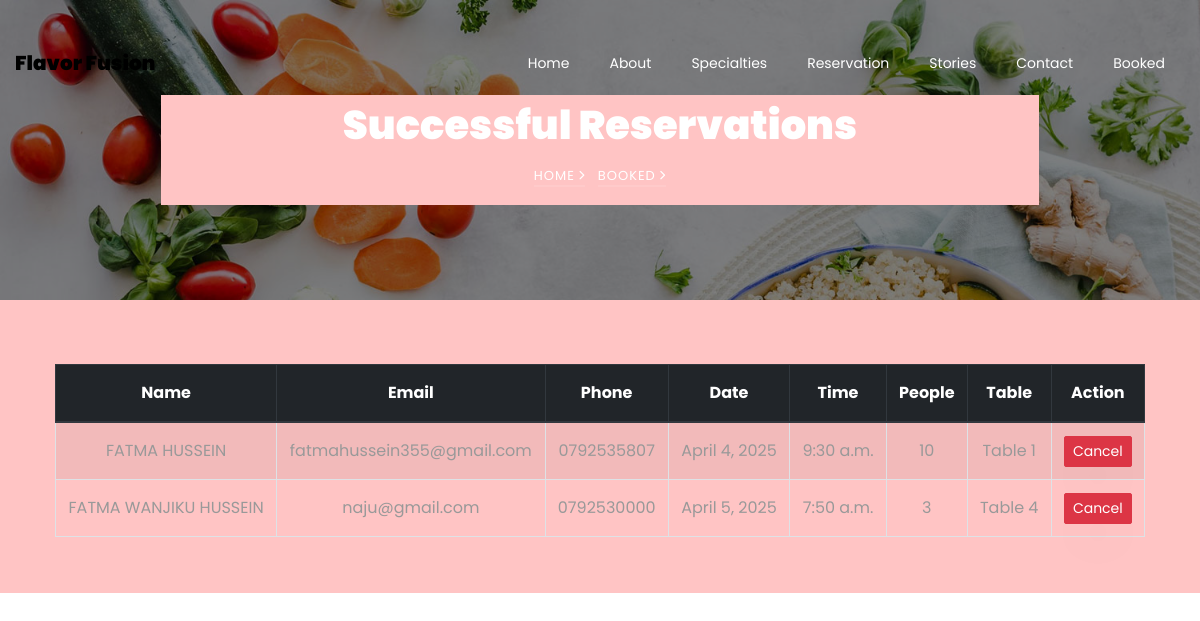
Screenshot of /booked/ with the database file from the repository.
### restaurant/models.py (models this page shows, shortened)
class Customer(models.Model):
    name = models.CharField(
        max_length=100,
        validators=[RegexValidator(r'^[A-Za-z ]+$', message="Name can only contain letters and spaces.")]
    )
    email = models.EmailField()
    phone = models.CharField(
        max_length=10,  # ✅ Ensures only 10 characters are stored
        validators=[RegexValidator(r'^\d{10}$', message="Phone number has to be 10 digits.")]
    )  # ✅ Enforces exactly 10 digits
    date = models.DateField(default=timezone.now)
    time = models.TimeField(default=timezone.now)
    person = models.IntegerField()
    table = models.ForeignKey('Table', on_delete=models.SET_NULL, null=True, blank=True)

class Table(models.Model):
    number = models.IntegerField(unique=True)  # Table number
    seats = models.IntegerField()  # Number of seats
    available = models.BooleanField(default=True)  # Table availability

### restaurant/views.py (the view)
# urls.py: path('booked/', views.booked, name='booked'),
def booked(request):
    customers = Customer.objects.all()
    return render(request, "booked.html", {"data": customers})

### restaurant/templates/booked.html (shortened to what this page needs)
{% extends 'common.html' %}
{% load static %}
{% block body %}
<section class="hero-wrap hero-wrap-2" style="background-image: url('{% static 'images/bg_4.jpg' %}');" data-stellar-background-ratio="0.5">
    <div class="container">
        <div class="row no-gutters slider-text align-items-center justify-content-center">
            <div class="col-md-9 ftco-animate text-center" style="background: #ffc4c4">
                <h1 class="mb-2 bread">Successful Reservations</h1>
                <p class="breadcrumbs">
                    <span class="mr-2"><a href="{% url 'index' %}">Home <i class="ion-ios-arrow-forward"></i></a></span>
                    <span>Booked <i class="ion-ios-arrow-forward"></i></span>
                </p>
            </div>
        </div>
    </div>
</section>
<div class="container-fluid" style="background: #ffc4c4; padding: 40px;">
    <div class="container">
        <table class="table table-bordered table-striped table-hover text-center mt-4">
            <thead class="thead-dark">
                <tr>
                    <th>Name</th>
                    <th>Email</th>
                    <th>Phone</th>
                    <th>Date</th>
                    <th>Time</th>
                    <th>People</th>
                    <th>Table</th>
                    <th>Action</th>
                </tr>
            </thead>
            <tbody>
                {% for customer in data %}
                <tr>
                    <td>{{ customer.name }}</td>
                    <td>{{ customer.email }}</td>
                    <td>{{ customer.phone }}</td>
                    <td>{{ customer.date }}</td>
                    <td>{{ customer.time }}</td>
                    <td>{{ customer.person }}</td>
                    <td>Table {{ customer.table.number }}</td>
                    <td>
                        <a href="{% url 'cancel_reservation' customer.id %}" class="btn btn-danger btn-sm">Cancel</a>
                    </td>
                </tr>
                {% empty %}
                <tr>
                    <td colspan="8" class="text-center text-muted">No reservations found.</td>
                </tr>
                {% endfor %}
            </tbody>
        </table>
    </div>
</div>
{% endblock %}

### rows the page displays
Customer: name "FATMA HUSSEIN", email "fatmahussein355@gmail.com", phone "0792535807", date "April 4, 2025", time "9:30 a.m.", person "10", table.number "1"
Customer: name "FATMA WANJIKU HUSSEIN", email "naju@gmail.com", phone "0792530000", date "April 5, 2025", time "7:50 a.m.", person "3", table.number "4"
